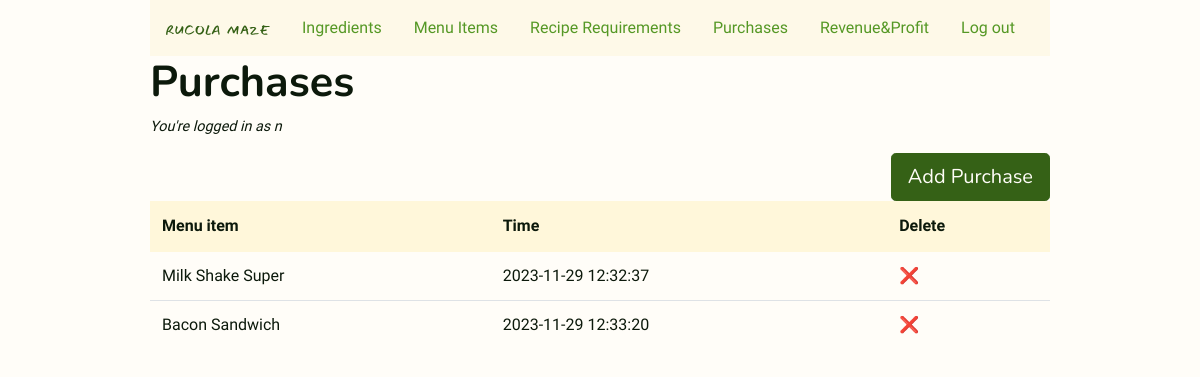
The page /purchases/ (signed in) on the database as committed earlier.
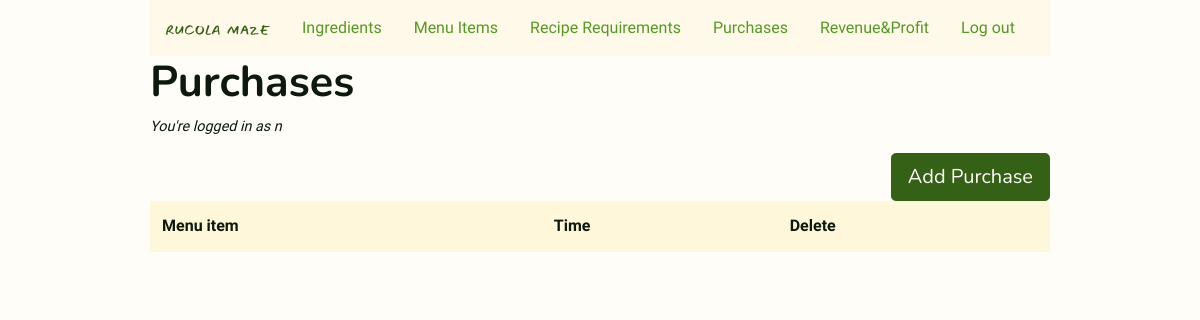
The same page on the database as committed later.
### rucola_maze/models.py (models this page shows, shortened)
class User(UserMixin, db.Model):
    id = mapped_column(db.Integer, primary_key=True)
    username = mapped_column(db.String(64), unique=True, index=True)
    email = mapped_column(db.String(128), index=True, unique=True)
    password_hash = mapped_column(db.String(128))
    joined_at = mapped_column(db.DateTime(), index=True, default=datetime.utcnow)

class Purchase(db.Model):
    id = mapped_column(db.Integer, primary_key=True)
    menu_item_id = mapped_column(db.Integer, db.ForeignKey("menu_item.id"))
    time = mapped_column(db.DateTime(), default=datetime.utcnow, index=True)

class MenuItem(db.Model):
    id = mapped_column(db.Integer, primary_key=True)
    title = mapped_column(db.String(128), unique=True, index=True)
    price_dollars = mapped_column(db.Integer)
    price_cents = mapped_column(db.Integer, default=0)
    in_recipe_requirements = db.relationship(
        "RecipeRequirement",
        backref="menu_item",
        lazy="dynamic",
        cascade="all, delete, delete-orphan",
    )
    purchases = db.relationship(
        "Purchase",
        backref="menu_item",
        lazy="dynamic",
        cascade="all, delete, delete-orphan",
    )
    def __str__(self):
        return self.title

### rucola_maze/inventory.py (the view)
@bp.route("/purchases/")
@login_required
def purchases():
    purchases = Purchase.query.all()
    return render_template("inventory/purchases.html", purchases=purchases)

### rucola_maze/models.py (called while the page is built)
@login_manager.user_loader
def load_user(user_id):
    return User.query.get(int(user_id))

### rucola_maze/templates/inventory/purchases.html (shortened to what this page needs)
{% extends 'base.html' %}
{% block content %}
<div class="h1">
    <h1>Purchases</h1>
</div>
<p class="small-text">You're logged in as {{ current_user.username }}</p>
<div><a class="btn btn-primary btn-lg right" href="{{ url_for('inventory.purchase_new') }}" role="button">Add
        Purchase</a>
</div>
<table class="table">
    <thead class="thead-light">
        <tr>
            <th>Menu item</th>
            <th>Time</th>
            <th>Delete</th>
        </tr>
    </thead>
    {% for purchase in purchases %}
    <tr>
        <td>{{ purchase.menu_item }}</td>
        <td>{{ purchase.time.strftime('%Y-%m-%d %H:%M:%S') }}</td>
        <td><a href="{{ url_for('inventory.purchase_delete', purchase_id = purchase.id) }}">❌</td>
    </tr>
    {% endfor %}
</table>
{% endblock %}

### rucola_maze/templates/base.html (shortened to what this page needs)
<!DOCTYPE html>
<html lang="en">
<head>
    <link rel="stylesheet" href="https://cdn.jsdelivr.net/npm/bootstrap@4.1.3/dist/css/bootstrap.min.css"
>
    <link href="{{ url_for('static', filename='style.css') }}" rel="stylesheet">
</head>
<body>
    <nav class="navbar navbar-expand-lg navbar-light bg-light">
        <a class="navbar-brand" href="{{ url_for('home') }}">
            <img src="{{ url_for('static', filename='logo.svg') }}" width="104px">
        </a>
        {% if current_user.is_authenticated %}
        <a class="nav-item nav-link" href="{{ url_for('inventory.ingredients') }}">Ingredients</a>
        <a class="nav-item nav-link" href="{{ url_for('inventory.menu_items') }}">Menu Items</a>
        <a class="nav-item nav-link" href="{{ url_for('inventory.recipe_requirements') }}">Recipe Requirements</a>
        <a class="nav-item nav-link" href="{{ url_for('inventory.purchases') }}">Purchases</a>
        <a class="nav-item nav-link" href="{{ url_for('inventory.home') }}">Revenue&Profit</a>
        <a class="nav-item nav-link" href="{{ url_for('auth.logout')}}">Log out</a>
        {% else %}
        <a class="nav-item nav-link" href="{{ url_for('auth.register') }}">Register</a>
        <a class="nav-item nav-link" href="{{ url_for('auth.login') }}">Login</a>
        {% endif %}
    </nav>
    {% block content %}
    {% endblock %}
</body>
</html>

### rucola_maze/static/style.css (style rules this page uses)
body { font-family: PT Sans; color: #0C190B; background-color: #FFFDF8; width: 75%; margin: 0 auto; }
.small-text { font-size: 0.9em; font-style: italic; }
a { color: #559825; }
.navbar-light a { background-color: #FEF9E8; }
.bg-light { background-color: #FEF9E8 !important; }
.h1 h1 { font-family: Nunito; font-weight: bold; font-size: 2.7rem; margin-top: 24; }
.btn-primary { background-color: #356116; color: #FFFDF8; font-family: Nunito; border-color: #356116; }
.right { float: right; }
.table .thead-light th { color: #0C190B; background-color: #FFF7DA; border-color: #FFF7DA; }
.navbar-light { background-color: #FEF9E8; }

Rows that differ between the two databases and show on the page:
removed Purchase: menu_item "Milk Shake Super", time "2023-11-29 12:32:37"
removed Purchase: menu_item "Bacon Sandwich", time "2023-11-29 12:33:20"
